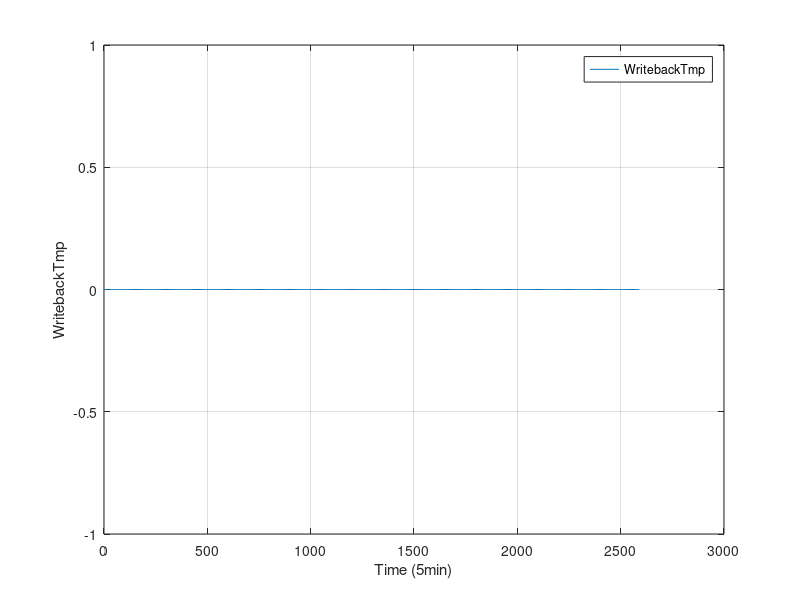

MATLAB code to generate this figure:
#! /usr/bin/octave -qf
fig = figure;
data = dlmread("finput.txt"," ");
size(data);
set(fig, "visible", "off");
time = data(:,1);
MemTotal = data(:,2);
MemFree = data(:,3);
Buffers = data(:,4);
Cached = data(:,5);
SwapCached = data(:,6);
Active = data(:,7);
Inactive = data(:,8);
SwapTotal = data(:,9);
SwapFree = data(:,10);
Dirty = data(:,11);
Writeback = data(:,12);
AnonPages = data(:,13);
Mapped = data(:,14);
Slab = data(:,15);
SReclaimable = data(:,16);
SUnreclaim = data(:,17);
PageTables = data(:,18);
NFS_Unstable = data(:,19);
Bounce = data(:,20);
WritebackTmp = data(:,21);
CommitLimit = data(:,22);
Committed_AS = data(:,23);
VmallocTotal = data(:,24);
VmallocUsed = data(:,25);
VmallocChunk = data(:,26);

plot(time,WritebackTmp,";WritebackTmp;"), grid

xlabel("Time (5min)");
ylabel("WritebackTmp");
print("WritebackTmp.png", "-dpng");


